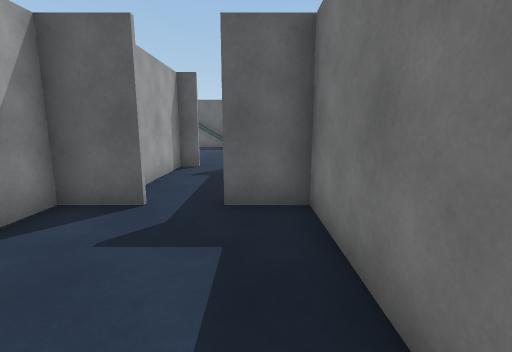
View 1 (above)

12 first-person views from a walk through a Unity game level. The camera is 1.4 m above the floor, tilts 10° down and sees 85° across. Doors are open. The floor is counted in squares, 1 m on a side. Each view is taken from the middle of a square. On the plan, view 1 faces up. The plan holds only what a view shows up to about 14 squares ahead; the rest is blank. The player character is not drawn. Some animated figures are left out.

View 2
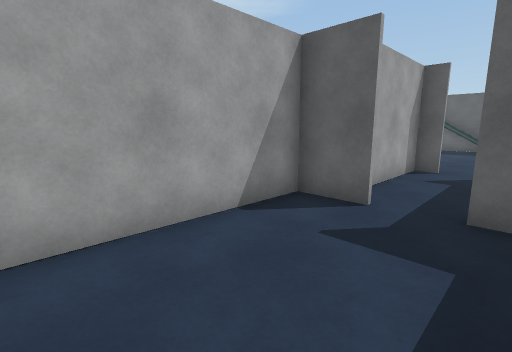

View 3
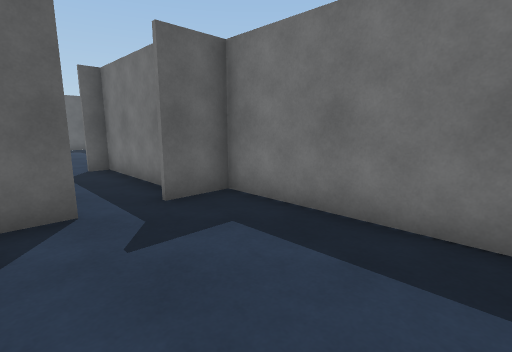

View 4
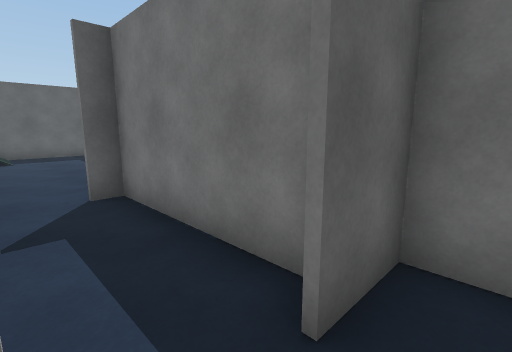

View 5
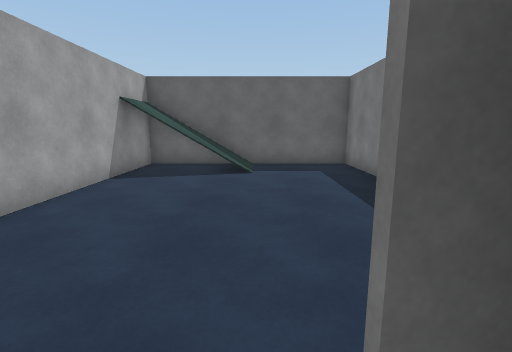

View 6
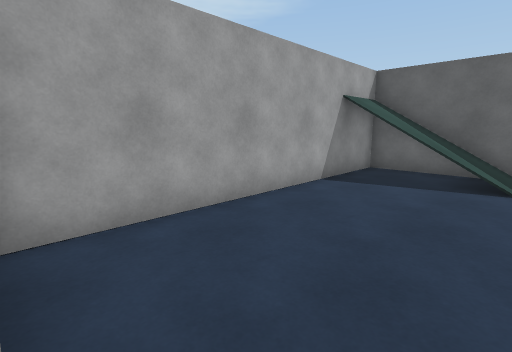

View 7
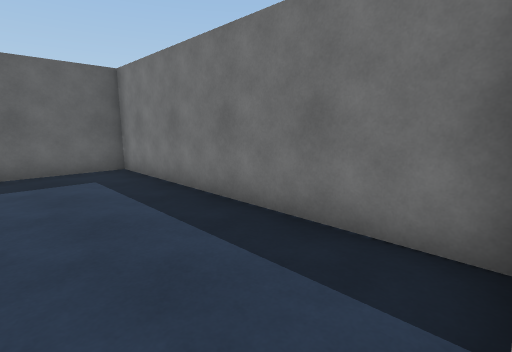

View 8
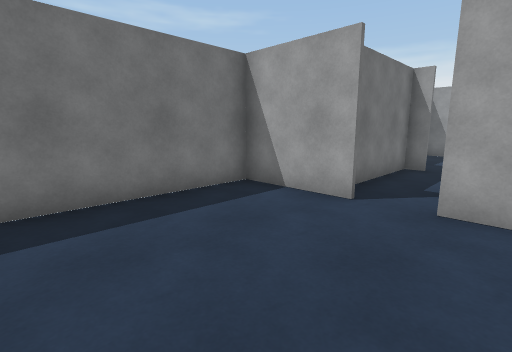

View 9
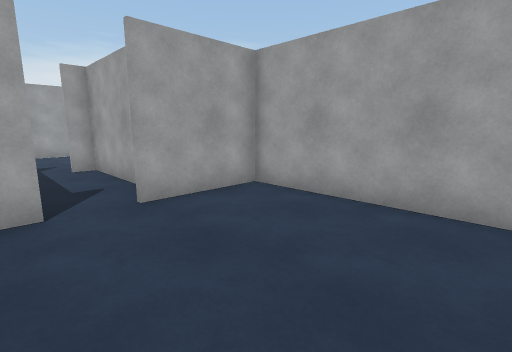

View 10
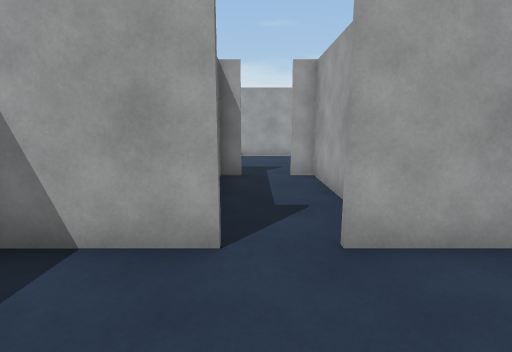

View 11
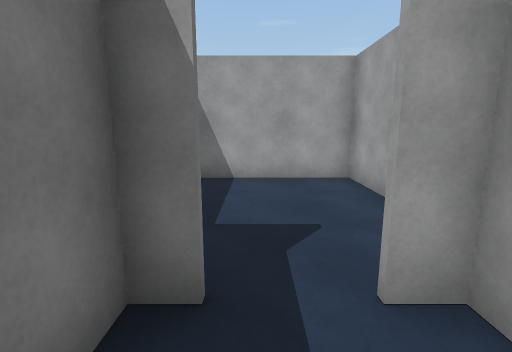

View 12
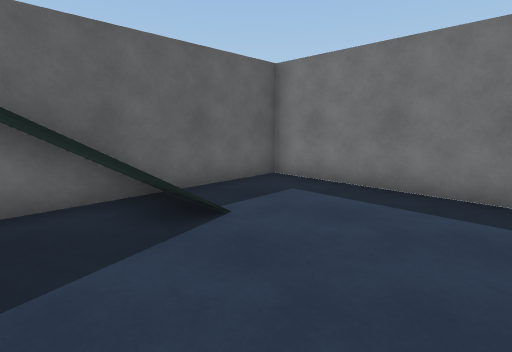

### Floor plan
Key: @ floor where view 1 was taken; # wall or solid block; . floor; / step, stairs or slope; D open door.
Columns run from 5 left of view 1 to 3 right of it. Each row starts with its distance up from view 1.
 20 #########
 19 #///....#
 18 #///....#
 17 #.......#
 16 #.......#
 15 #.......#
 14 #.......#
 13 #.......#
 12 #.......#
 11 #.......#
 10 ###D.####
  9   #D.#
  8   #..#
  7   #..#
  6   #..#
  5  ##DD##
  4  #....#
  3  #....#
  2  #....#
  1  #....#
  0  #...@#
 -1  ######

Where each view was taken, in squares from view 1:
view 1: 0 up, 0 right, facing up
view 2: 0 up, 0 right, facing up-left
view 3: 0 up, 3 left, facing up-right
view 4: 4 up, 2 left, facing up-right
view 5: 9 up, 1 left, facing up
view 6: 10 up, 1 left, facing up-left
view 7: 10 up, 1 left, facing up-right
view 8: 15 up, 3 left, facing down-right
view 9: 15 up, 0 right, facing down-left
view 10: 13 up, 1 left, facing down
view 11: 7 up, 1 left, facing down
view 12: 14 up, 4 left, facing up-right
